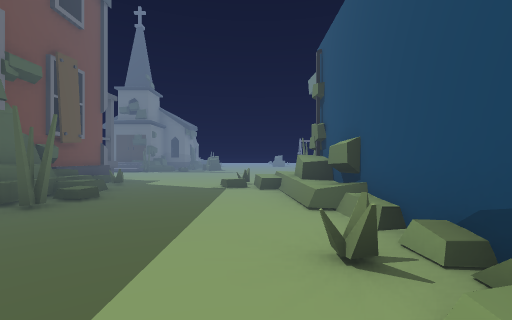
view 1 (above)

24 first-person views from a walk through a Unity game level. The camera is 1.2 m above the floor, looks level and sees 90° across. The floor is counted in squares, 2 m on a side. Each view is taken from the middle of a square. On the plan, view 1 faces up. The plan holds only what a view shows up to about 9 squares ahead; the rest is blank. The place goes on beyond the plan. The player character is not drawn. Some animated figures are left out.

view 2
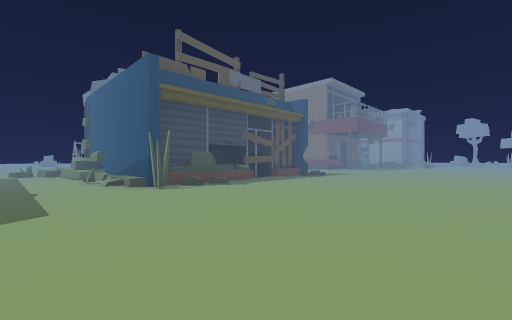

view 3
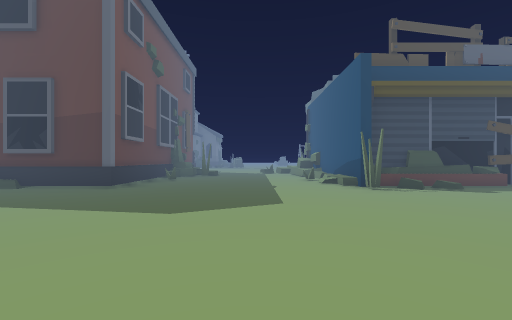

view 4
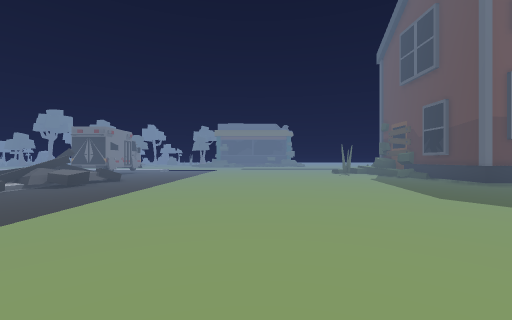

view 5
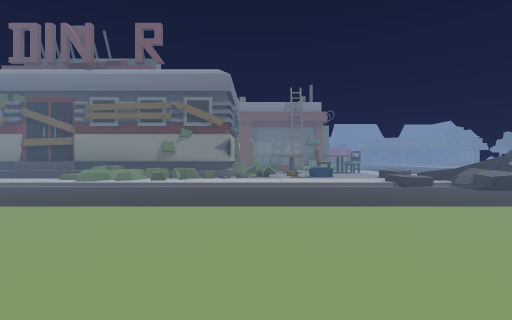

view 6
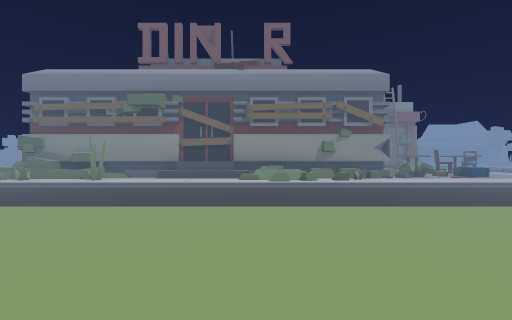

view 7
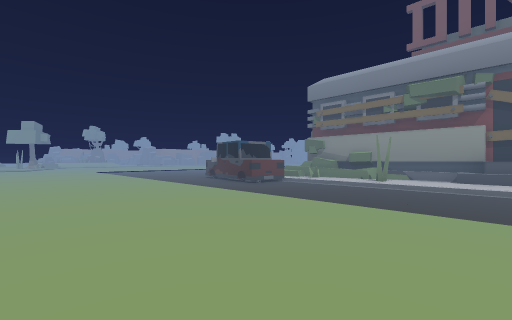

view 8
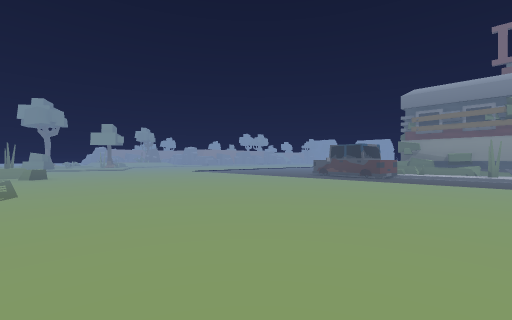

view 9
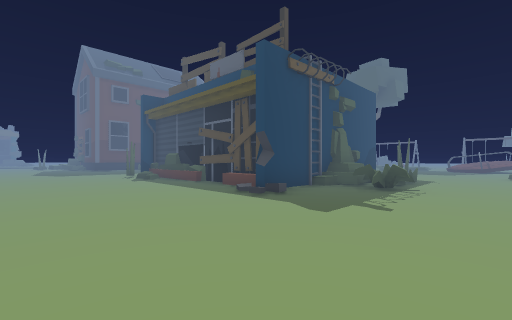

view 10
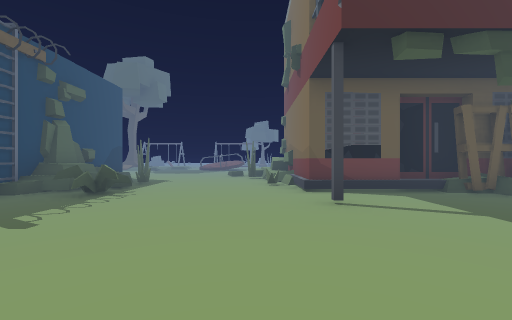

view 11
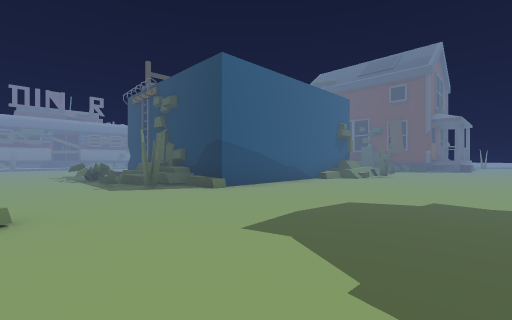

view 12
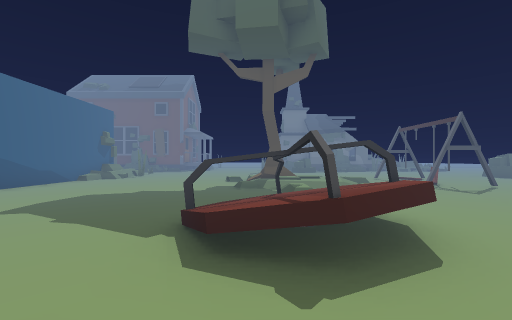

view 13
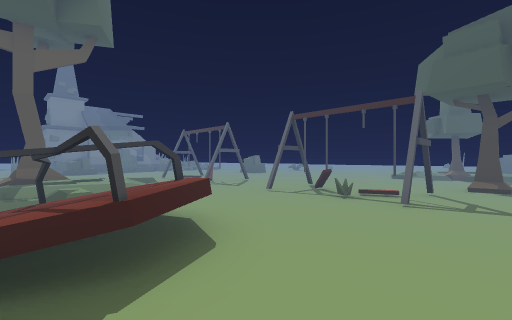

view 14
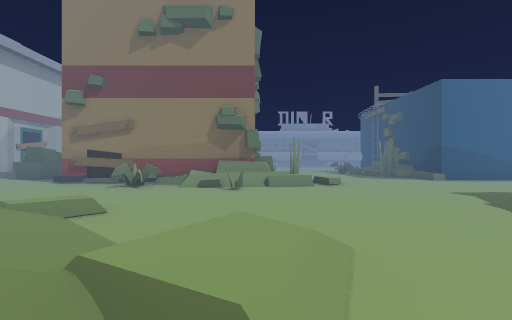

view 15
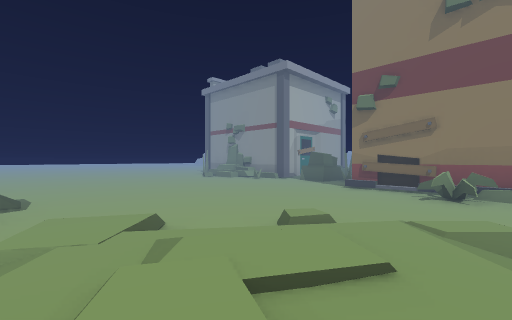

view 16
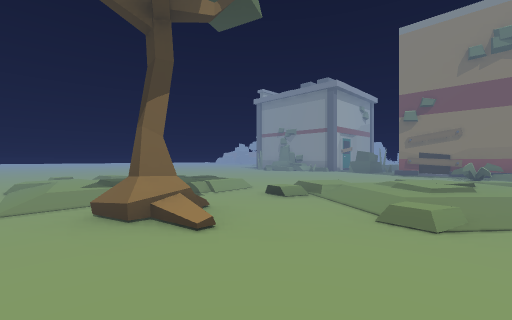

view 17
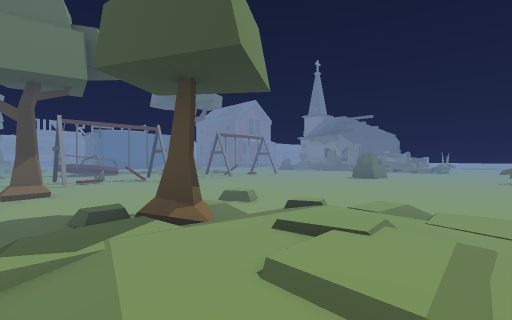

view 18
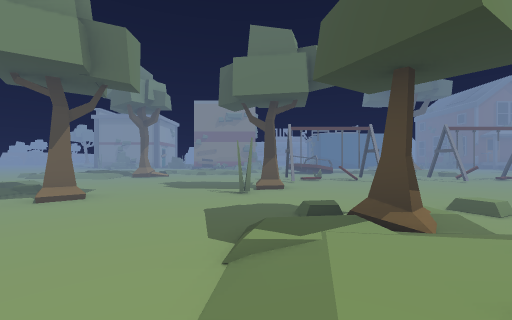

view 19
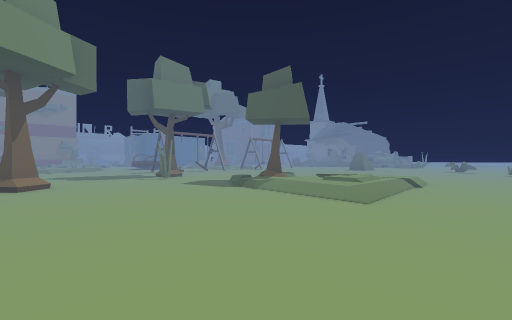

view 20
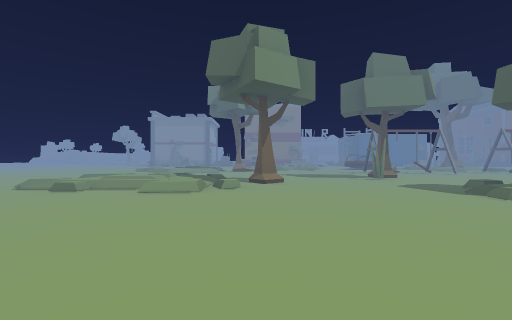

view 21
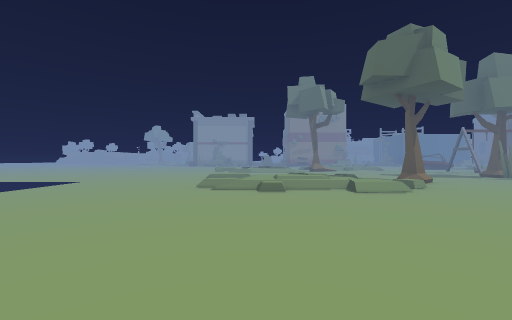

view 22
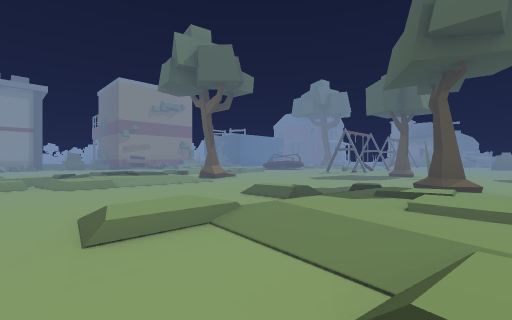

view 23
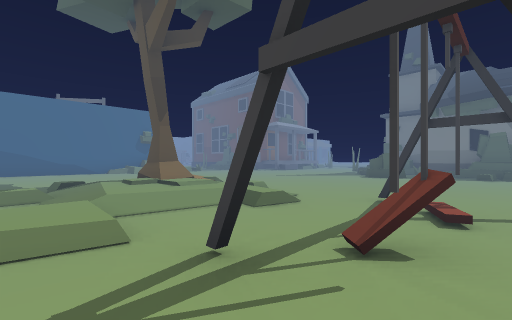

view 24
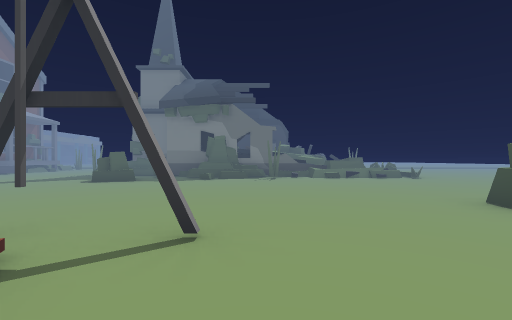

### Floor plan
Key: @ floor where view 1 was taken; # wall or solid block; x gap in a wall; . main floor; : floor 0.25 m higher than the main floor; + floor 0.5 m higher than the main floor; / step, stairs or slope; = window, fence, low wall or low ledge; ^ raised ledge; C car; T tree; P plant; O other object.
Columns run from 7 left of view 1 to 24 right of it. Each row starts with its distance up from view 1.
 29             .............   .
 28             .............. ...
 27         .O.......:///..........
 26    ..   ........//+//...........
 25    ....  ........////...........
 24    =....  ......../T/....//./...
 23    =.....P ......//....../:/::..
 22    =.....P  ............T.//:...
 21    =.......  .......P..../////..
 20    #................T.....////..
 19    #...........................
 18    #........##..#..#...........
 17   ##......#..#..#.P#. ....////.
 16    #......././/...... ../T/////
 15    =##.....////...... ...//+///
 14     ......////...=... //.//://
 13    ....... TT//.#^^.. ////////..
 12    ... ... T//..//=.//////......
 11    ..    . ......#../////.......
 10    .  ................//........
  9    .............................
  8   ^.................=..........
  7    #..............////==......
  6    #=..=###........#######...
  5    ##...##=######...#    #=#.
  4    #....#     =##...#     =#
  3    ##...##    ##=..=#
  2    #.....#    ##=...#####
  1    #.....#    #.=.......
  0 ####...@#######.....#..
 -1 /...........................=^
 -2 ...........................=.
 -3 .............................
 -4 ............................
 -5 ............................
 -6 ............................
 -7 ...........................
 -8 ..........................
 -9 ........................
-10 .=..................CCC
-11  #=/////////////////CC
-12  ##=/.....=#=/...#..x
-13   =//.===#^##########
-14     ..=#=#

Where each view was taken, in squares from view 1:
view 1: 0 up, 0 right, facing up
view 2: 6 down, 1 left, facing up-right
view 3: 6 down, 1 left, facing up
view 4: 6 down, 2 right, facing left
view 5: 5 down, 1 right, facing down
view 6: 5 down, 6 right, facing down
view 7: 5 down, 8 right, facing down-right
view 8: 1 down, 10 right, facing down-right
view 9: 4 down, 11 right, facing up-left
view 10: 3 down, 12 right, facing up
view 11: 10 up, 11 right, facing down-left
view 12: 12 up, 13 right, facing left
view 13: 12 up, 13 right, facing up-left
view 14: 13 up, 13 right, facing down
view 15: 13 up, 15 right, facing down-right
view 16: 17 up, 15 right, facing down-right
view 17: 27 up, 13 right, facing down-left
view 18: 27 up, 13 right, facing down
view 19: 29 up, 17 right, facing down-left
view 20: 29 up, 17 right, facing down
view 21: 29 up, 21 right, facing down
view 22: 23 up, 23 right, facing down-left
view 23: 18 up, 7 right, facing down-left
view 24: 19 up, 5 right, facing left
